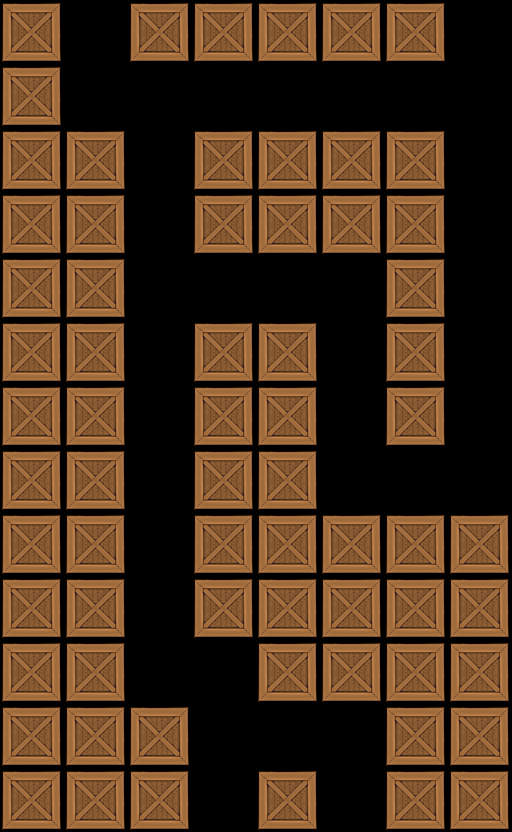

The image is a tile-based game level rendered from a .tmx file. Its description and source (layers, tilesets, objects; grid data summarised) follow:
An orthogonal 8x13 tile map with 64x64 px tiles, 1 tile layer (Tile Layer 1).

<map version="1.0" orientation="orthogonal" width="8" height="13" tilewidth="64" tileheight="64">
 <tileset firstgid="1" name="crate" tilewidth="64" tileheight="64">
  <image source="../../crate3.png" width="64" height="64" />
 </tileset>
 <layer name="Tile Layer 1" width="8" height="13">
  <data>[104 cells, 67 non-empty, 1 distinct tile ids]</data>
 </layer>
</map>